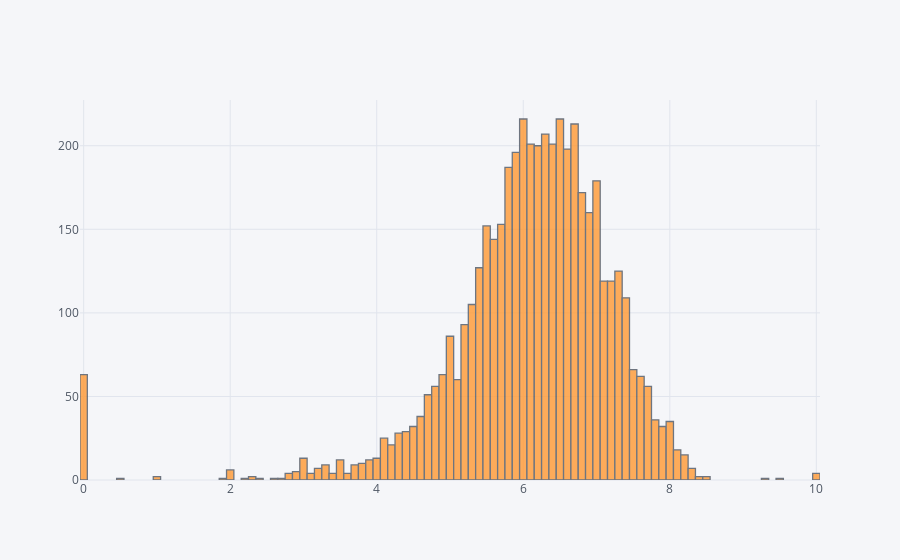

Notebook cell for this chart:
### Markdown cell above
## About this data set
This data set was scraped from the webpage Imdb.  It is the break down of just under 5000 movies. I have removed a handful of columns to focus on specific data.

## Hypotheses

1) How does popularity affect revenue and vote_average

2) How does the release date affect the budget and vote_average

3) How is vote_average effected by runtime

4) Last, how does budget affect runtime

### Code cell
movies['vote_average'].iplot(kind='hist',bins=200)

### Figure 1 — Plotly figure (JSON) as saved in the notebook; plotly's stock layout.template omitted (floating-point values rounded to 4 significant figures; data arrays with more than 128 entries replaced by an {"elided": "..."} marker saying what was removed)
{"data": [{"histfunc": "count", "histnorm": "", "marker": {"color": "rgba(255, 153, 51, 1.0)", "line": {"color": "#4D5663", "width": 1.3}}, "name": "vote_average", "nbinsx": 200, "opacity": 0.8, "orientation": "v", "type": "histogram", "x": {"elided": "4803 float values"}}], "layout": {"barmode": "overlay", "legend": {"bgcolor": "#F5F6F9", "font": {"color": "#4D5663"}}, "paper_bgcolor": "#F5F6F9", "plot_bgcolor": "#F5F6F9", "titlefont": {"color": "#4D5663"}, "xaxis1": {"gridcolor": "#E1E5ED", "showgrid": true, "tickfont": {"color": "#4D5663"}, "title": "", "titlefont": {"color": "#4D5663"}, "zerolinecolor": "#E1E5ED"}, "yaxis1": {"gridcolor": "#E1E5ED", "showgrid": true, "tickfont": {"color": "#4D5663"}, "title": "", "titlefont": {"color": "#4D5663"}, "zerolinecolor": "#E1E5ED"}}}
